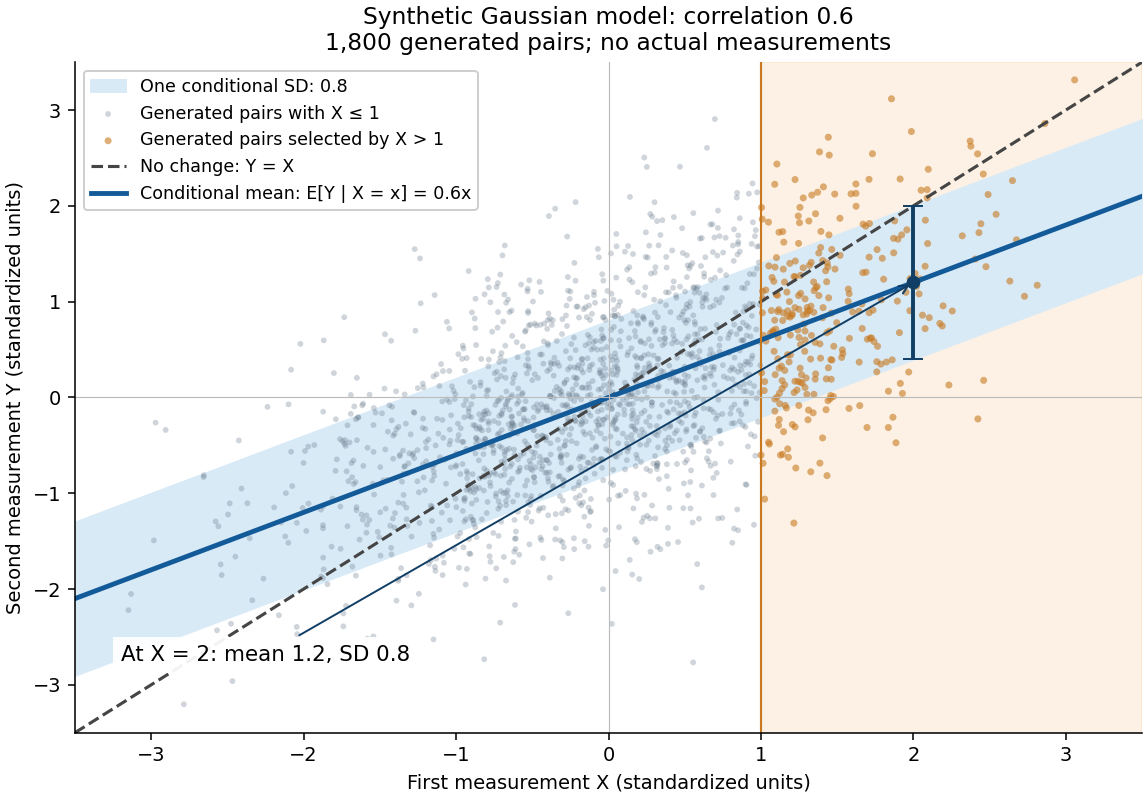

Write Python code to recreate this figure.
"""Original synthetic Gaussian pair; Python 3.14, NumPy 2.3.5, Matplotlib 3.10.7.

Run from _media; writes this script's basename with a .png suffix to the CWD.
The shaded band is one conditional standard deviation, not a confidence interval.
"""
from pathlib import Path

import matplotlib.pyplot as plt
import numpy as np


def main():
    rng = np.random.default_rng(314159)
    x, z = rng.standard_normal((2, 1800))
    y = 0.6 * x + 0.8 * z
    selected = x > 1
    grid = np.linspace(-3.5, 3.5, 400)
    fig, ax = plt.subplots(figsize=(8.2, 5.7), layout="constrained")
    fig.set_facecolor("white")
    ax.set_facecolor("white")
    ax.axvspan(1, 3.5, color="#f6d3a6", alpha=0.30)
    ax.fill_between(grid, 0.6 * grid - 0.8, 0.6 * grid + 0.8,
                    color="#d9eaf7", label="One conditional SD: 0.8")
    ax.scatter(x[~selected], y[~selected], s=9, color="#617586", alpha=0.30,
               edgecolors="none", label="Generated pairs with X ≤ 1")
    ax.scatter(x[selected], y[selected], s=13, color="#c87920", alpha=0.60,
               edgecolors="none", label="Generated pairs selected by X > 1")
    ax.plot(grid, grid, "--", color="#454545", linewidth=1.6, label="No change: Y = X")
    ax.plot(grid, 0.6 * grid, color="#135a99", linewidth=2.5,
            label="Conditional mean: E[Y | X = x] = 0.6x")
    ax.axvline(1, color="#c87920", linewidth=1.1)
    ax.axhline(0, color="#bbbbbb", linewidth=0.6)
    ax.axvline(0, color="#bbbbbb", linewidth=0.6)
    ax.errorbar(2, 1.2, yerr=0.8, fmt="o", color="#103e65", capsize=5,
                linewidth=2, zorder=5)
    ax.annotate("At X = 2: mean 1.2, SD 0.8", xy=(2, 1.2), xytext=(-3.2, -2.75),
                arrowprops={"arrowstyle": "->", "color": "#103e65"}, fontsize=11,
                bbox={"facecolor": "white", "edgecolor": "none", "alpha": 0.94})
    ax.set(xlim=(-3.5, 3.5), ylim=(-3.5, 3.5),
           xlabel="First measurement X (standardized units)",
           ylabel="Second measurement Y (standardized units)",
           title="Synthetic Gaussian model: correlation 0.6\n"
                 "1,800 generated pairs; no actual measurements")
    ax.legend(loc="upper left", fontsize=9, framealpha=0.96)
    ax.spines[["top", "right"]].set_visible(False)
    fig.savefig(Path(__file__).with_suffix(".png").name, dpi=140,
                facecolor="white", transparent=False)
    plt.close(fig)


if __name__ == "__main__":
    main()
